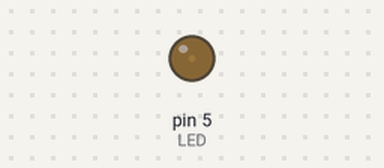
A sketch run on a simulated Arduino Uno, built with avr-gcc and run on an emulated ATmega328P. Parts: output pins drawn as LEDs (lit = HIGH).

Above: at 0.05 s.
At 0.6 s:
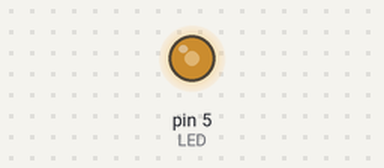
At 1.5 s:
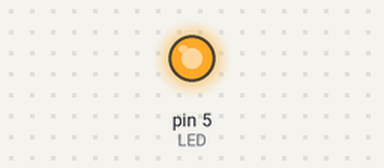
At 2.95 s:
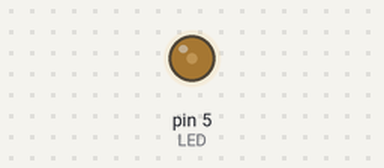
Timing chart, 0 to 7.4 s (numbered marks = the images above):
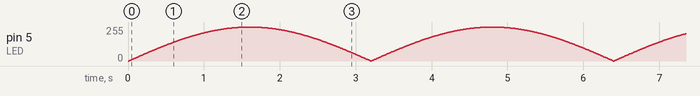

The sketch:

Ex_2.ino
```cpp
#define LED  5

void setup() {
 pinMode(LED, OUTPUT);
}

int i = 0 ;

void loop() {

int bright = sin(((float) i)/100.00)*255; // this is the brightness of the blub
analogWrite(LED, bright); // setting brightness
i+=1; // adding 1 during loop
delay(10); // making it pause
i %= 314; // setting period to blink well.

}
// for (i=0; i<10000; i++){
// analogWrite(LED,cos(((float) i )/ 100.00 ));
```
